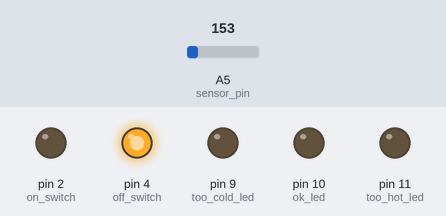
This sketch was run on a simulated Arduino Uno, built with avr-gcc and run on an emulated ATmega328P. On the bench: output pins drawn as LEDs (lit = HIGH). The inputs (shaded band) are chosen by the test bench; at power-on: A5 (sensor_pin) = 153.

Above: at 0.1 s.
At 0.5 s:
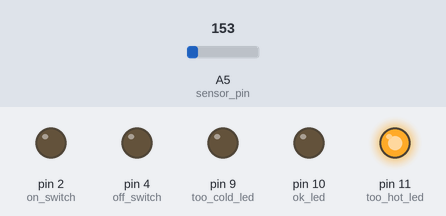
At 120.7 s:
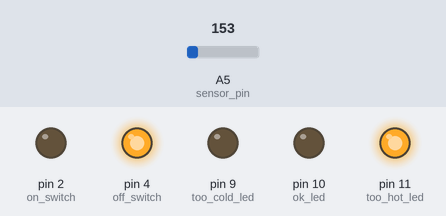
Timing chart, 0 to 122.3 s (numbered marks = the images above):
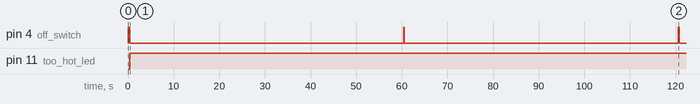

The sketch:

arduino_remote_thermostat.ino
```cpp
int sensor_pin = 5; // TMP36 Vout pin (analog)
int off_switch = 4; // to trigger an OFF signal
int on_switch = 2; // to trigger an ON signal
float too_cold_temp = 65.0;
float too_hot_temp = 75.0;
int too_cold_led = 9;
int too_hot_led = 11;
int ok_led = 10;
boolean debug_mode = false;

void setup()
{
  pinMode(off_switch, OUTPUT);
  pinMode(on_switch, OUTPUT);
  pinMode(too_cold_led, OUTPUT);
  pinMode(too_hot_led, OUTPUT);
  pinMode(ok_led, OUTPUT);
  digitalWrite(on_switch, LOW);
  digitalWrite(off_switch, LOW);

  // turn off the heating pad in case it is
  // already on
  digitalWrite(off_switch, HIGH);
  delay(200);
  digitalWrite(off_switch, LOW);

  if (debug_mode) {
    Serial.begin(9600);
  }
}

void loop()
{
  // get the voltage reading from the temperature sensor
  int reading = analogRead(sensor_pin);

  // convert that reading to degrees Farenheit
  float voltage = reading * 5.0;
  voltage /= 1024.0;
  float degrees_c = (voltage - 0.5) * 100;
  float degrees_f = (degrees_c * 9.0 / 5.0) + 32.0;
  if (debug_mode) {
    Serial.print(degrees_f);
  }

  // if it's too cold, then push the on button
  if (degrees_f < too_cold_temp) {
    if (debug_mode) {
      Serial.println(" too cold");
    }
    // push the on button
    digitalWrite(on_switch, HIGH);
    delay(200);
    digitalWrite(on_switch, LOW);

    digitalWrite(too_cold_led, HIGH);
    digitalWrite(too_hot_led, LOW);
    digitalWrite(ok_led, LOW);
  }

  // if it's too hot, then push the off button
  else if (degrees_f > too_hot_temp) {
    if (debug_mode) {
      Serial.println(" too hot");
    }

    digitalWrite(off_switch, HIGH);
    delay(200);
    digitalWrite(off_switch, LOW);

    digitalWrite(too_cold_led, LOW);
    digitalWrite(too_hot_led, HIGH);
    digitalWrite(ok_led, LOW);
  }

  // temp is just right
  // heating pad can be either on or off
  else {
    if (debug_mode) {
      Serial.println(" just right");
    }

    digitalWrite(too_cold_led, LOW);
    digitalWrite(too_hot_led, LOW);
    digitalWrite(ok_led, HIGH);
  }

  // wait 60 seconds before the next poll
  delay(60000);
}
```

Measured:
- by itself, pin 4 (off_switch): alternates HIGH for 0.20 s and LOW for 60.0 s
- by itself, pin 11 (too_hot_led): LOW → HIGH at 0.40 s
